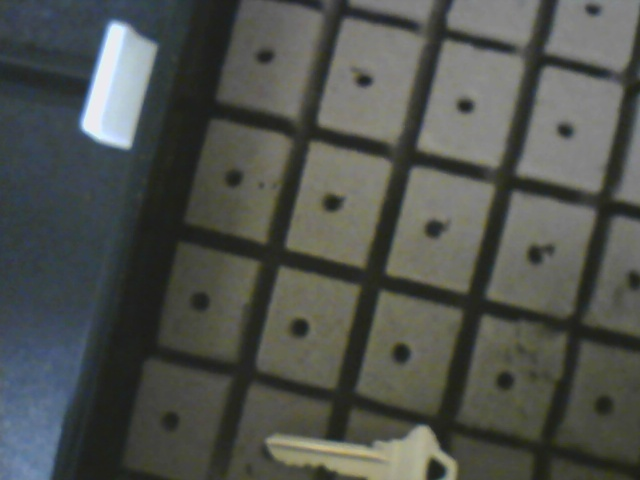
#> input picture Computer Vision/foam sheet test 2.jpg, 640 x 480 px
$ python 'image analysis.py'
#> lines starting #> are read from the running program, lines starting #| are printed output that depends on the picture; after the words box and inside, x2 and y2 are one past the last pixel; in counts of white or black regions, pixels touching at a corner belong together
import cv2
import numpy as np

hole_count = 0

img_bgr = cv2.imread('foam sheet test 2.jpg')
#> img_bgr is the input picture: shape (480, 640, 3); mean B, G, R 78, 82.9, 79.8
img_gray = cv2.cvtColor(img_bgr, cv2.COLOR_BGR2GRAY)
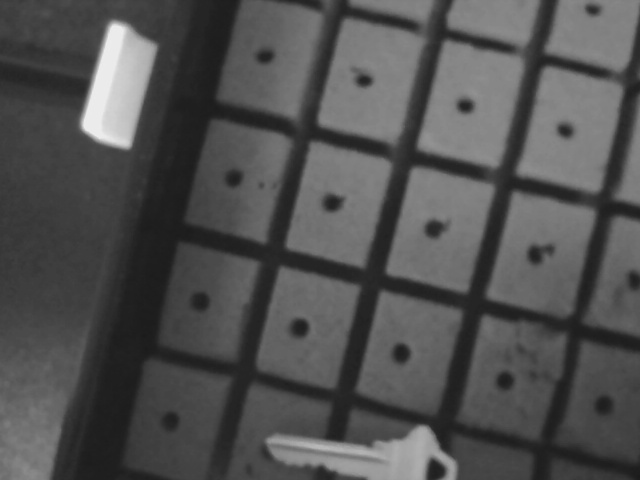
#> img_gray: shape (480, 640); min 26, max 238, mean 81.4

def main():
        find_w_template('foam_hole_4.jpg')
        #find_w_template('foam_hole_3.jpg')
        resized_image = cv2.resize(img_bgr, (0,0), fx=1, fy=1)
        cv2.imshow('detected', resized_image)
        print('found ' + str(hole_count) + ' holes with template')

        find_circles(img_bgr)

        # cv2.imshow("output", np.hstack([resized_image, output]))

def find_w_template(template_file):
#> called with template_file = 'foam_hole_4.jpg'
        template = cv2.imread(template_file, 0)
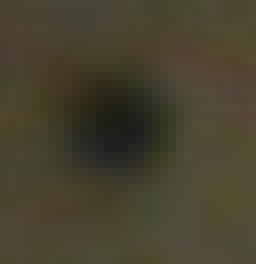
#> input picture Computer Vision/foam_hole_4.jpg, 32 x 33 px (shown 8 times larger)
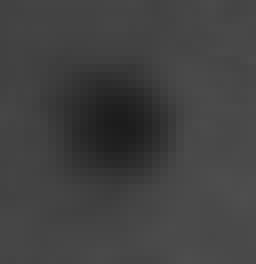
#> template: shape (33, 32) (shown 8 times larger); min 28, max 78, mean 64.8
        w, h = template.shape[::-1]
#> w = 32; h = 33

        res = cv2.matchTemplate(img_gray, template, cv2.TM_CCOEFF_NORMED)
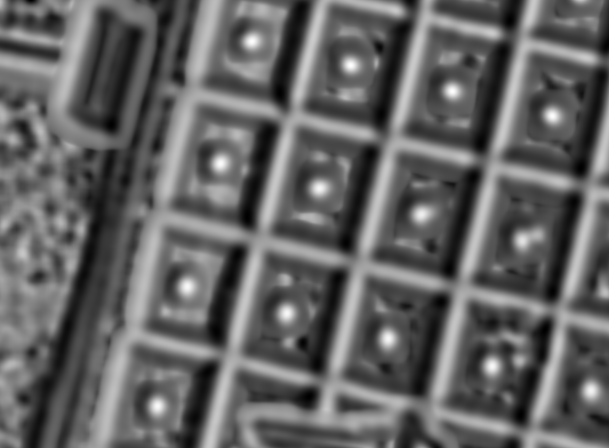
#> res: shape (448, 609) float32; min -0.637, max 0.945, mean -0.0157; drawn with min black and max white
        threshold = 0.8
        loc = np.where(res >= threshold)
#> loc = 437 positions, rows 38 to 409, columns 155 to 593

        for pt in zip(*loc[::-1]):
                cv2.rectangle(img_bgr, pt, (pt[0]+w, pt[1]+w), (0, 255, 255), 2)
                global hole_count
                hole_count += 1
#> this loop made 437 passes
#> pt on passes 1 to 3: (250, 38), (251, 38), (252, 38)
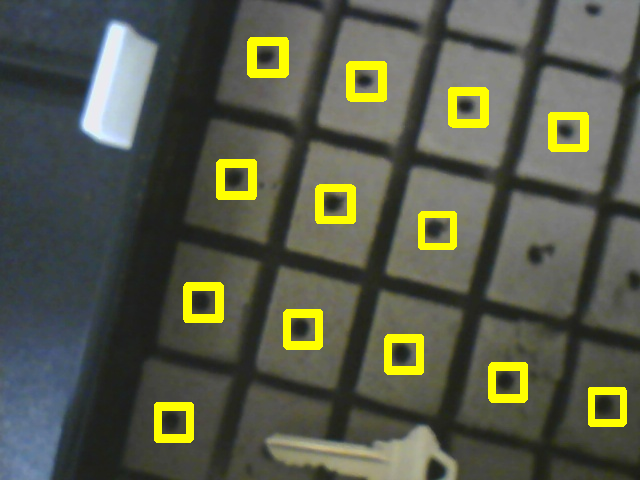
#> img_bgr: shape (480, 640, 3); 4.54% of pixels changed, all inside (x1, y1, x2, y2) = (154, 37, 627, 443)
#> after the loop, hole_count = 437

def find_circles(image):
 	# https://www.pyimagesearch.com/2014/07/21/detecting-circles-images-using-opencv-hough-circles/

 	circles = cv2.HoughCircles(image, cv2.HOUGH_GRADIENT, 1.5, 30)
 	if circles is not None:
 		# convert the (x, y) coordinates and radius of the circles to integers
 		circles = np.round(circles[0, :]).astype("int")

 	# loop over the (x, y) coordinates and radius of the circles
 	for (x, y, r) in circles:
 		# draw the circle in the output image, then draw a rectangle
 		# corresponding to the center of the circle
 		#cv2.circle(output, (x, y), r, (0, 255, 0), 4)
 		cv2.rectangle(output, (x - 5, y - 5), (x + 5, y + 5), (0, 128, 255), -1)

 	return output


if __name__ == "__main__":
	main()
#| found 437 holes with template
#> (the run stopped early here; a loop or call above may not have finished)
